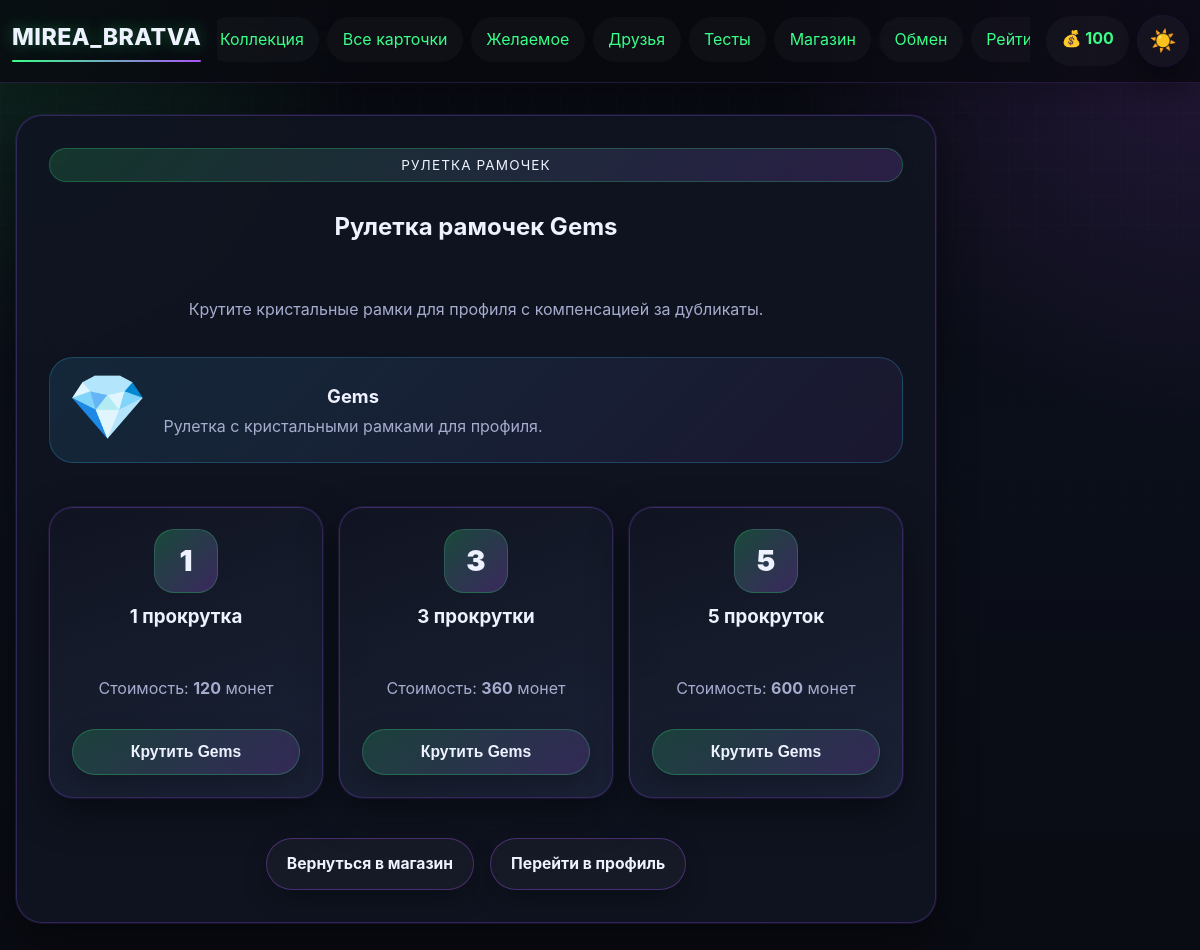
The page /open-frame-pack (signed in) on the database its author committed.
### app.py (models this page shows)
class User(UserMixin, db.Model):
    __tablename__ = 'user'
    id = db.Column(db.Integer, primary_key=True)
    username = db.Column(db.String(80), unique=True, nullable=False)
    email = db.Column(db.String(120), unique=True, nullable=False)
    password_hash = db.Column(db.String(200), nullable=False)
    coins = db.Column(db.Integer, default=100)
    profile_theme = db.Column(db.String(50), default='dark')
    avatar_frame = db.Column(db.String(50), default='none')
    bio = db.Column(db.Text, default='')
    owned_frames = db.Column(db.Text, default='[]')
    avatar_icon = db.Column(db.String(50), default='letter')
    created_at = db.Column(db.DateTime, default=datetime.utcnow)
    last_daily_bonus = db.Column(db.DateTime, default=None)

class ShopItem(db.Model):
    __tablename__ = 'shop_item'
    id = db.Column(db.Integer, primary_key=True)
    name = db.Column(db.String(100), nullable=False)
    type = db.Column(db.String(20), nullable=False)
    price = db.Column(db.Integer, nullable=False)
    description = db.Column(db.Text)
    image_url = db.Column(db.String(200))
    pack_rarity_chances = db.Column(db.String(200))

### app.py (the view, shortened to what this page needs)
@app.route('/open-frame-pack', methods=['GET', 'POST'])
@login_required
def open_frame_pack():
    item_id = request.args.get('item_id', type=int)
    frame_pack = None
    if item_id:
        frame_pack = ShopItem.query.filter(ShopItem.id == item_id, ShopItem.type == 'frame_pack').first()
    if not frame_pack:
        frame_pack = ShopItem.query.filter_by(image_url='gems-frame-pack').first_or_404()
    pack_meta = get_frame_pack_meta(frame_pack.image_url or 'gems-frame-pack')
    quantity_options = [1, 3, 5]
    return render_template('open_frame_pack.html', frame_pack=frame_pack, pack_meta=pack_meta, quantity_options=quantity_options)

### app.py (called while the page is built)
@login_manager.user_loader
def load_user(user_id):
    return db.session.get(User, int(user_id))

def get_frame_pack_meta(pack_code):
    packs = {
        'gems-frame-pack': {
            'collection': 'gems',
            'label': 'Gems',
            'icon': '💎',
            'accent': 'gems',
            'description': 'Рулетка с кристальными рамками для профиля.',
        },
        'fire-frame-pack': {
            'collection': 'fire',
            'label': 'Fire',
            'icon': '🔥',
            'accent': 'fire',
            'description': 'Рулетка с огненными рамками для профиля.',
        },
    }
    return packs.get(pack_code, packs['gems-frame-pack'])

### templates/open_frame_pack.html (shortened to what this page needs)
{% extends "base.html" %}
{% block content %}
<div class="pack-select-page">
    <section class="pack-opening-stage frame-pack-stage frame-pack-stage-{{ pack_meta.accent }}">
        <span class="eyebrow">Рулетка рамочек</span>
        <h1>{{ frame_pack.name }}</h1>
        <p>{{ frame_pack.description }}</p>
        <div class="frame-pack-hero frame-pack-hero-{{ pack_meta.accent }}">
            <div class="roulette-icon large">{{ pack_meta.icon }}</div>
            <div>
                <strong>{{ pack_meta.label }}</strong>
                <p>{{ pack_meta.description }}</p>
            </div>
        </div>
        <div class="pack-option-grid">
            {% for qty in quantity_options %}
            <form method="post" class="pack-option-card">
                <div class="pack-option-count">{{ qty }}</div>
                <h3>{{ qty }} {% if qty == 1 %}прокрутка{% elif qty < 5 %}прокрутки{% else %}прокруток{% endif %}</h3>
                <p>Стоимость: <strong>{{ frame_pack.price * qty }}</strong> монет</p>
                <button type="submit" class="btn btn-pack">Крутить {{ pack_meta.label }}</button>
            </form>
            {% endfor %}
        </div>
        <div class="pack-actions">
            <a href="{{ url_for('shop', tab='frame_roulette') }}" class="btn btn-secondary">Вернуться в магазин</a>
            <a href="{{ url_for('profile') }}" class="btn btn-secondary">Перейти в профиль</a>
        </div>
    </section>
</div>
{% endblock %}

### templates/base.html (shortened to what this page needs)
<!DOCTYPE html>
<html lang="ru">
<head>
    <link rel="stylesheet" href="{{ url_for('static', filename='css/style.css') }}">
</head>
<body class="{% if current_user.is_authenticated and current_user.profile_theme == 'light' %}light-theme{% else %}dark-theme{% endif %}">
    <nav class="navbar">
        <div class="nav-container">
            <a class="nav-logo" href="{{ url_for('index') }}">MIREA_BRATVA</a>
            <div class="nav-main">
                <ul class="nav-menu">
                    {% if current_user.is_authenticated %}
                        <li><a href="{{ url_for('collection') }}">Коллекция</a></li>
                        <li><a href="{{ url_for('cards_catalog') }}">Все карточки</a></li>
                        <li><a href="{{ url_for('wishlist') }}">Желаемое</a></li>
                        <li><a href="{{ url_for('friends') }}">Друзья</a></li>
                        <li><a href="{{ url_for('quizzes') }}">Тесты</a></li>
                        <li><a href="{{ url_for('shop') }}">Магазин</a></li>
                        <li><a href="{{ url_for('exchange') }}">Обмен</a></li>
                        <li><a href="{{ url_for('rating') }}">Рейтинг</a></li>
                    {% else %}
                        <li><a href="{{ url_for('login') }}">Вход</a></li>
                        <li><a href="{{ url_for('register') }}">Регистрация</a></li>
                    {% endif %}
                </ul>
            </div>
            {% if current_user.is_authenticated %}
            <div class="nav-actions">
                <div class="coins">💰 {{ current_user.coins }}</div>
                <a class="theme-toggle nav-pill" href="{{ url_for('toggle_theme') }}" title="Переключить тему">
                    {% if current_user.profile_theme == 'light' %}🌙{% else %}☀️{% endif %}
                </a>
            </div>
            {% endif %}
        </div>
    </nav>
    <main class="container">
        {% block content %}{% endblock %}
    </main>
</body>
</html>

### rows shown on the page
User: coins "100"
ShopItem: name "Рулетка рамочек Gems", description "Крутите кристальные рамки для профиля с компенсацией за дубликаты.", frame_pack.price*qty "120" "360" "600"

### other values the page prints
{{ pack_meta.icon }} "💎"
{{ pack_meta.label }} "Gems"
{{ pack_meta.description }} "Рулетка с кристальными рамками для профиля."
{{ qty }} "1" "3" "5"
{{ pack_meta.label }} "Gems" "Gems" "Gems"
